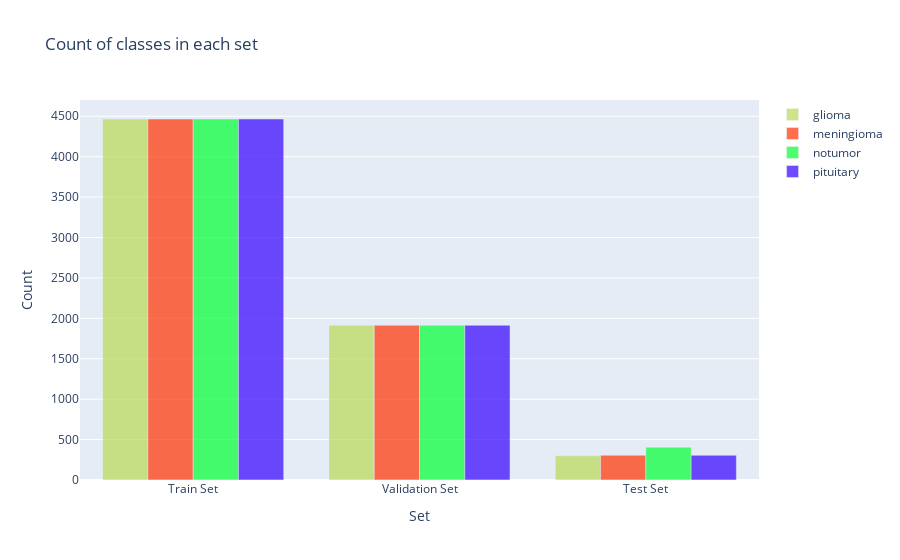

Write notebook code for a chart like this one.
### Code cell
y = dict()
y[0] = []
y[1] = []
y[2] = []
y[3] = []
for set_name in (y_Train, y_val, y_test):
    y[0].append(np.sum(set_name == 0))
    y[1].append(np.sum(set_name == 1))
    y[2].append(np.sum(set_name == 2))
    y[3].append(np.sum(set_name == 3))

trace0 = go.Bar(
    x=['Train Set', 'Validation Set', 'Test Set'],
    y=y[0],
    name='glioma',
    marker=dict(color='#bada55'),
    opacity=0.7
)
trace1 = go.Bar(
    x=['Train Set', 'Validation Set', 'Test Set'],
    y=y[1],
    name='meningioma',
    marker=dict(color='#ff3300'),
    opacity=0.7
)
trace2 = go.Bar(
    x=['Train Set', 'Validation Set', 'Test Set'],
    y=y[2],
    name='notumor',
    marker=dict(color='#00ff33'),
    opacity=0.7
)
trace3 = go.Bar(
    x=['Train Set', 'Validation Set', 'Test Set'],
    y=y[1],
    name='pituitary',
    marker=dict(color='#3300ff'),
    opacity=0.7
)
data = [trace0, trace1, trace2, trace3]
layout = go.Layout(
    title='Count of classes in each set',
    xaxis={'title': 'Set'},
    yaxis={'title': 'Count'}
)
fig = go.Figure(data, layout)
iplot(fig)

### Figure 1 — Plotly figure (JSON) as saved in the notebook; plotly's stock layout.template omitted (floating-point values rounded to 4 significant figures)
{"data": [{"marker": {"color": "#bada55"}, "name": "glioma", "opacity": 0.7, "x": ["Train Set", "Validation Set", "Test Set"], "y": [4466, 1914, 300], "type": "bar"}, {"marker": {"color": "#ff3300"}, "name": "meningioma", "opacity": 0.7, "x": ["Train Set", "Validation Set", "Test Set"], "y": [4466, 1914, 306], "type": "bar"}, {"marker": {"color": "#00ff33"}, "name": "notumor", "opacity": 0.7, "x": ["Train Set", "Validation Set", "Test Set"], "y": [4466, 1914, 405], "type": "bar"}, {"marker": {"color": "#3300ff"}, "name": "pituitary", "opacity": 0.7, "x": ["Train Set", "Validation Set", "Test Set"], "y": [4466, 1914, 306], "type": "bar"}], "layout": {"title": {"text": "Count of classes in each set"}, "xaxis": {"title": {"text": "Set"}, "type": "category", "range": [-0.5, 2.5], "autorange": true}, "yaxis": {"title": {"text": "Count"}, "type": "linear", "range": [0, 4701.0], "autorange": true}, "autosize": true}}
